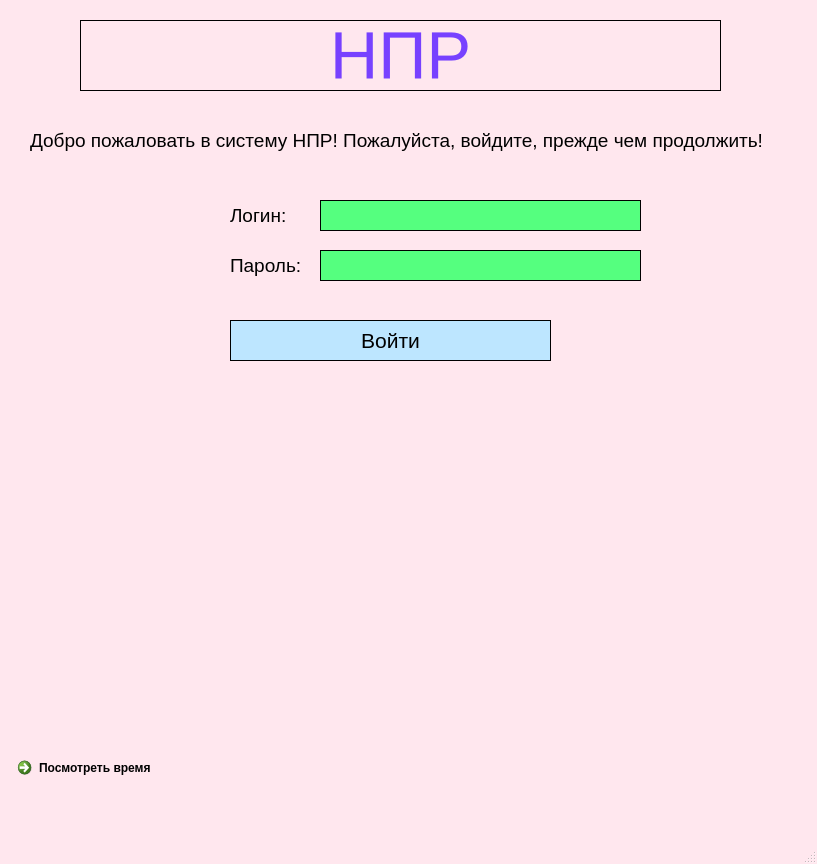
<?xml version="1.0" encoding="UTF-8"?>
<ui version="4.0">
 <class>MainWindow</class>
 <widget class="QMainWindow" name="MainWindow">
  <property name="enabled">
   <bool>true</bool>
  </property>
  <property name="geometry">
   <rect>
    <x>0</x>
    <y>0</y>
    <width>817</width>
    <height>864</height>
   </rect>
  </property>
  <property name="palette">
   <palette>
    <active>
     <colorrole role="Base">
      <brush brushstyle="SolidPattern">
       <color alpha="255">
        <red>255</red>
        <green>255</green>
        <blue>255</blue>
       </color>
      </brush>
     </colorrole>
     <colorrole role="Window">
      <brush brushstyle="SolidPattern">
       <color alpha="255">
        <red>255</red>
        <green>231</green>
        <blue>238</blue>
       </color>
      </brush>
     </colorrole>
    </active>
    <inactive>
     <colorrole role="Base">
      <brush brushstyle="SolidPattern">
       <color alpha="255">
        <red>255</red>
        <green>255</green>
        <blue>255</blue>
       </color>
      </brush>
     </colorrole>
     <colorrole role="Window">
      <brush brushstyle="SolidPattern">
       <color alpha="255">
        <red>255</red>
        <green>231</green>
        <blue>238</blue>
       </color>
      </brush>
     </colorrole>
    </inactive>
    <disabled>
     <colorrole role="Base">
      <brush brushstyle="SolidPattern">
       <color alpha="255">
        <red>255</red>
        <green>231</green>
        <blue>238</blue>
       </color>
      </brush>
     </colorrole>
     <colorrole role="Window">
      <brush brushstyle="SolidPattern">
       <color alpha="255">
        <red>255</red>
        <green>231</green>
        <blue>238</blue>
       </color>
      </brush>
     </colorrole>
    </disabled>
   </palette>
  </property>
  <property name="windowTitle">
   <string>Вход</string>
  </property>
  <property name="autoFillBackground">
   <bool>false</bool>
  </property>
  <widget class="QWidget" name="centralwidget">
   <widget class="QLabel" name="label">
    <property name="geometry">
     <rect>
      <x>80</x>
      <y>20</y>
      <width>641</width>
      <height>71</height>
     </rect>
    </property>
    <property name="font">
     <font>
      <pointsize>50</pointsize>
     </font>
    </property>
    <property name="layoutDirection">
     <enum>Qt::LeftToRight</enum>
    </property>
    <property name="styleSheet">
     <string notr="true">color: rgb(119, 65, 255);
border-style: solid;
border-width: 1px;
border-color: rgb(0, 0, 0);</string>
    </property>
    <property name="text">
     <string>НПР</string>
    </property>
    <property name="alignment">
     <set>Qt::AlignCenter</set>
    </property>
   </widget>
   <widget class="QLabel" name="label_2">
    <property name="geometry">
     <rect>
      <x>30</x>
      <y>120</y>
      <width>751</width>
      <height>41</height>
     </rect>
    </property>
    <property name="font">
     <font>
      <pointsize>14</pointsize>
     </font>
    </property>
    <property name="text">
     <string>Добро пожаловать в систему НПР! Пожалуйста, войдите, прежде чем продолжить!</string>
    </property>
   </widget>
   <widget class="QLabel" name="label_3">
    <property name="geometry">
     <rect>
      <x>230</x>
      <y>200</y>
      <width>81</width>
      <height>31</height>
     </rect>
    </property>
    <property name="font">
     <font>
      <pointsize>14</pointsize>
     </font>
    </property>
    <property name="text">
     <string>Логин:</string>
    </property>
   </widget>
   <widget class="QLabel" name="label_4">
    <property name="geometry">
     <rect>
      <x>230</x>
      <y>250</y>
      <width>81</width>
      <height>31</height>
     </rect>
    </property>
    <property name="font">
     <font>
      <pointsize>14</pointsize>
     </font>
    </property>
    <property name="text">
     <string>Пароль:</string>
    </property>
   </widget>
   <widget class="QLineEdit" name="lineEdit">
    <property name="geometry">
     <rect>
      <x>320</x>
      <y>200</y>
      <width>321</width>
      <height>31</height>
     </rect>
    </property>
    <property name="styleSheet">
     <string notr="true">background-color: rgb(85, 255, 127);
border-style: solid;
border-width: 1px;
border-color: rgb(0, 0, 0);</string>
    </property>
    <property name="text">
     <string/>
    </property>
   </widget>
   <widget class="QLineEdit" name="lineEdit_2">
    <property name="geometry">
     <rect>
      <x>320</x>
      <y>250</y>
      <width>321</width>
      <height>31</height>
     </rect>
    </property>
    <property name="styleSheet">
     <string notr="true">background-color: rgb(85, 255, 127);
border-style: solid;
border-width: 1px;
border-color: rgb(0, 0, 0);</string>
    </property>
    <property name="text">
     <string/>
    </property>
   </widget>
   <widget class="QPushButton" name="pushButton">
    <property name="geometry">
     <rect>
      <x>230</x>
      <y>320</y>
      <width>321</width>
      <height>41</height>
     </rect>
    </property>
    <property name="font">
     <font>
      <pointsize>16</pointsize>
     </font>
    </property>
    <property name="styleSheet">
     <string notr="true">border-style: solid;
border-width: 1px;
border-color: rgb(0, 0, 0);
background-color: rgb(189, 230, 255);</string>
    </property>
    <property name="text">
     <string>Войти</string>
    </property>
   </widget>
   <widget class="QLabel" name="label_5">
    <property name="geometry">
     <rect>
      <x>170</x>
      <y>380</y>
      <width>441</width>
      <height>41</height>
     </rect>
    </property>
    <property name="font">
     <font>
      <pointsize>16</pointsize>
     </font>
    </property>
    <property name="styleSheet">
     <string notr="true">color: rgb(255, 0, 0);</string>
    </property>
    <property name="text">
     <string/>
    </property>
   </widget>
   <widget class="QLabel" name="label_secter">
    <property name="enabled">
     <bool>true</bool>
    </property>
    <property name="geometry">
     <rect>
      <x>260</x>
      <y>460</y>
      <width>511</width>
      <height>351</height>
     </rect>
    </property>
    <property name="cursor">
     <cursorShape>ArrowCursor</cursorShape>
    </property>
    <property name="text">
     <string/>
    </property>
    <property name="pixmap">
     <pixmap>../Images/pascal.png</pixmap>
    </property>
   </widget>
   <widget class="QCommandLinkButton" name="commandLinkButton">
    <property name="geometry">
     <rect>
      <x>10</x>
      <y>750</y>
      <width>201</width>
      <height>41</height>
     </rect>
    </property>
    <property name="text">
     <string>Посмотреть время</string>
    </property>
   </widget>
  </widget>
  <widget class="QMenuBar" name="menubar">
   <property name="geometry">
    <rect>
     <x>0</x>
     <y>0</y>
     <width>817</width>
     <height>21</height>
    </rect>
   </property>
  </widget>
  <widget class="QStatusBar" name="statusbar"/>
 </widget>
 <resources/>
 <connections/>
</ui>
